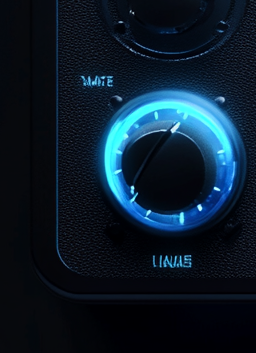
#> input picture assets/knob_crop_bot_left.png, 256 x 353 px, given in place of _render_of_this_e_d9768d6a-3c36-421d-980d-5680afacf1e8_3.png, which was not available
$ python extract_knob.py
#> lines starting #> are read from the running program, lines starting #| are printed output that depends on the picture; pictures that were not available may be replaced by others from this repository, and a replacement may not be noted
#!/usr/bin/env python3
"""Extract a knob from the Midjourney render and prepare it for JUCE."""
from PIL import Image, ImageDraw, ImageFilter
import math

# Load the Midjourney render
src = Image.open("/Users/olmorooijackers/Downloads/olmo1995_httpss.mj.runKTeVXgGyDEI_3D_product_render_of_this_e_d9768d6a-3c36-421d-980d-5680afacf1e8_3.png")
#> src is the input picture: PIL image 256x353 RGB; mean R, G, B 11.8, 28.2, 42.4
print(f"Source: {src.size}")
#| Source: (256, 353)

# The top-right large knob looks cleanest — let's crop it
# Image is 1264x720 based on typical Midjourney output
w, h = src.size
#> w = 256; h = 353

# Identify the large knob positions (approximate from visual inspection)
# Top-right large knob appears to be around 75-85% x, 20-45% y
# Let's try a few crops and save them for inspection

crops = {
    "top_right": (int(w * 0.78), int(h * 0.12), int(w * 0.98), int(h * 0.48)),
    "top_left": (int(w * 0.02), int(h * 0.10), int(w * 0.22), int(h * 0.48)),
    "bot_right": (int(w * 0.78), int(h * 0.52), int(w * 0.98), int(h * 0.90)),
    "bot_left": (int(w * 0.02), int(h * 0.52), int(w * 0.22), int(h * 0.90)),
}

for name, box in crops.items():
    crop = src.crop(box)
    crop.save(f"../assets/knob_crop_{name}.png")
    print(f"  {name}: {box} -> {crop.size}")
#> this loop made 4 passes
#> pass 1, `crop = src.crop(box)`:
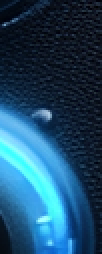
#> crop: PIL image 51x127 RGB (shown 2 times larger); mean R, G, B 30.2, 74.9, 104.6
#> pass 2, `crop = src.crop(box)`:
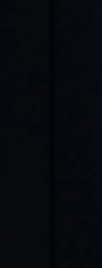
#> crop: PIL image 51x134 RGB (shown 2 times larger); mean R, G, B 6, 8.6, 13.2
#> pass 3, `crop = src.crop(box)`:
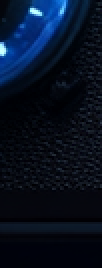
#> crop: PIL image 51x134 RGB (shown 2 times larger); mean R, G, B 6.7, 16.5, 33.4

print("\nCrops saved to assets/. Check which one has the cleanest knob.")

$ run again, on assets/texture_bg.jpg
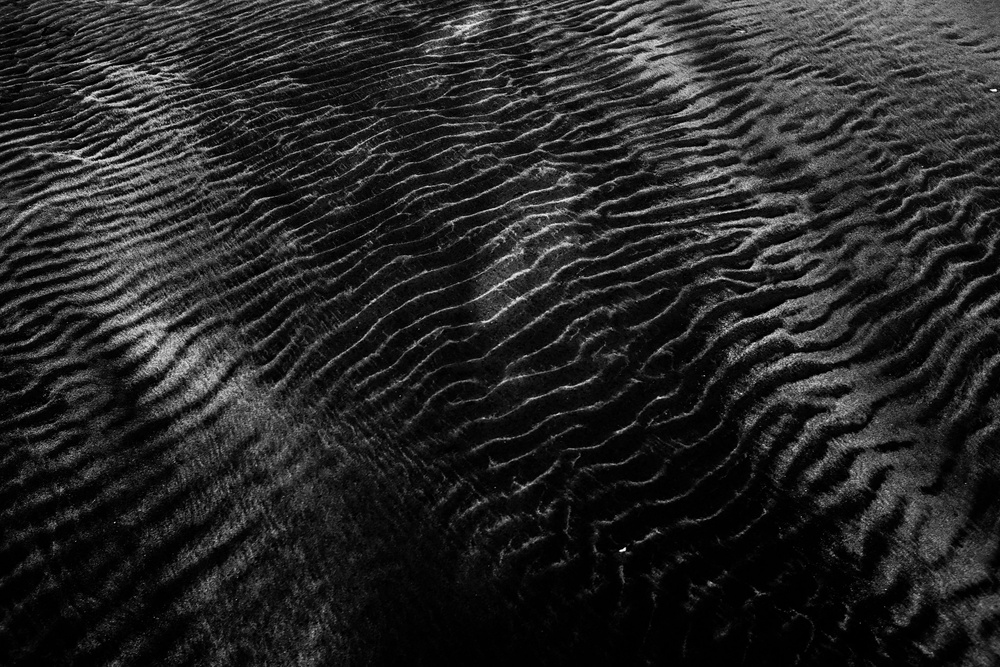
#> input picture assets/texture_bg.jpg, 1000 x 667 px, shrunk from 6000 x 4000 before the run, given in place of _render_of_this_e_d9768d6a-3c36-421d-980d-5680afacf1e8_3.png, which was not available
#> src is the input picture: PIL image 1000x667 RGB; min 0, max 255, mean 38.4
#| Source: (1000, 667)
#> the loop `for name, box in crops.items():` made 4 passes
#> pass 1, `crop = src.crop(box)`:
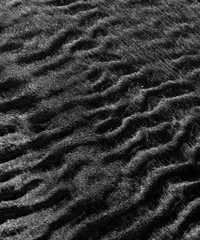
#> crop: PIL image 200x240 RGB; min 0, max 193, mean 52.2
#> after the loop `for name, box in crops.items():`:
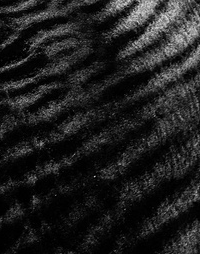
#> crop: PIL image 200x254 RGB; min 0, max 221, mean 30.9
